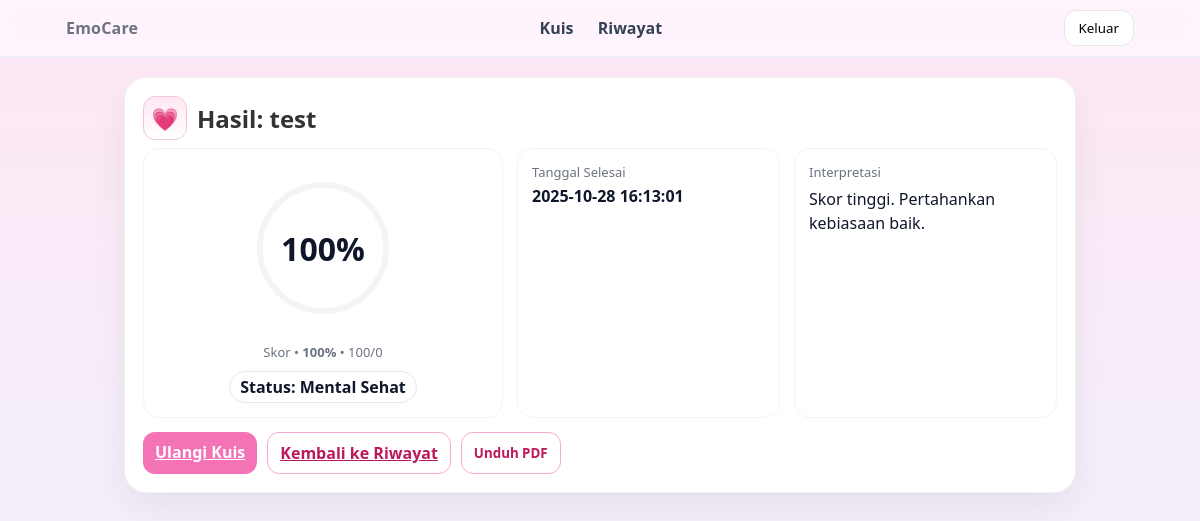
Page /quiz_result.php?cat=self_tes (signed in) on the committed database.
### tables this page shows
CREATE TABLE `quiz_attempts` (
  `id` int(11) NOT NULL,
  `pengguna_id` int(11) NOT NULL,
  `category` varchar(64) NOT NULL,
  `score` decimal(5,2) NOT NULL,
  `label` varchar(64) NOT NULL,
  `notes` text DEFAULT NULL,
  `created_at` timestamp NOT NULL DEFAULT current_timestamp()
);

### quiz_result.php (the view, shortened to what this page needs)
<?php
require_once __DIR__ . '/backend/config.php';
$uid = isset($_SESSION['user']['pengguna_id']) ? (int) $_SESSION['user']['pengguna_id'] : 0;
$id = isset($_GET['id']) ? (int) $_GET['id'] : 0;
$cat = isset($_GET['cat']) ? trim($_GET['cat']) : '';
function col_exists($db, $table, $col)
{
  $t = $db->real_escape_string($table);
  $c = $db->real_escape_string($col);
  $res = $db->query("SHOW COLUMNS FROM `{$t}` LIKE '{$c}'");
  $ok = ($res->num_rows > 0);
  return $ok;
}
function pick_col($db, $table, $cands)
{
  foreach ($cands as $c) {
    if (col_exists($db, $table, $c))
      return $c;
  }
  return null;
}
$colCat = pick_col($mysqli, 'quiz_attempts', array('category', 'quiz_slug', 'quiz', 'cat'));
$colPct = pick_col($mysqli, 'quiz_attempts', array('percent', 'score_pct', 'pct', 'percentage'));
$colRaw = pick_col($mysqli, 'quiz_attempts', array('correct_count', 'correct', 'score_raw', 'score', 'raw_score', 'benar'));
$colTot = pick_col($mysqli, 'quiz_attempts', array('total_count', 'total', 'total_questions', 'question_count', 'max_score', 'jumlah_soal'));
$colLabel = pick_col($mysqli, 'quiz_attempts', array('label', 'status', 'level', 'grade'));
$colFin = pick_col($mysqli, 'quiz_attempts', array('finished_at', 'completed_at', 'submitted_at', 'created_at', 'updated_at', 'end_time', 'ended_at', 'date'));
$colIntr = pick_col($mysqli, 'quiz_attempts', array('interpretation', 'note', 'remark', 'insight', 'description', 'hasil_text'));
$SEL_CAT = $colCat ? "qa.`{$colCat}` AS category" : "NULL AS category";
$SEL_PCT = $colPct ? "qa.`{$colPct}` AS score_pct" : "NULL AS score_pct";
$SEL_RAW = $colRaw ? "qa.`{$colRaw}` AS score_raw" : "NULL AS score_raw";
$SEL_TOT = $colTot ? "qa.`{$colTot}` AS total_count" : "NULL AS total_count";
$SEL_LBL = $colLabel ? "qa.`{$colLabel}` AS status_label" : "NULL AS status_label";
$SEL_FIN = $colFin ? "qa.`{$colFin}` AS finished_at" : "NULL AS finished_at";
$SEL_INT = $colIntr ? "qa.`{$colIntr}` AS interpretation" : "NULL AS interpretation";
if ($id > 0) {
  $sql = "
    SELECT qa.id, qa.pengguna_id,
           {$SEL_CAT}, {$SEL_PCT}, {$SEL_RAW}, {$SEL_TOT}, {$SEL_LBL}, {$SEL_FIN}, {$SEL_INT},
           COALESCE(l.name, " . ($colCat ? "qa.`{$colCat}`" : "NULL") . ") AS quiz_name,
           COALESCE(l.icon,'✨') AS icon
    FROM quiz_attempts qa
    LEFT JOIN quiz_list l ON " . ($colCat ? "l.slug = qa.`{$colCat}`" : "1=0") . "
    WHERE qa.id=? AND qa.pengguna_id=?
    LIMIT 1";
  $st = $mysqli->prepare($sql);
  $st->bind_param('ii', $id, $uid);
} elseif ($cat !== '') {
  if ($colCat) {
    $sql = "
      SELECT qa.id, qa.pengguna_id,
             {$SEL_CAT}, {$SEL_PCT}, {$SEL_RAW}, {$SEL_TOT}, {$SEL_LBL}, {$SEL_FIN}, {$SEL_INT},
             COALESCE(l.name, qa.`{$colCat}`) AS quiz_name,
             COALESCE(l.icon,'✨') AS icon
      FROM quiz_attempts qa
      LEFT JOIN quiz_list l ON l.slug = qa.`{$colCat}`
      WHERE qa.`{$colCat}`=? AND qa.pengguna_id=?
      ORDER BY " . ($colFin ? "qa.`{$colFin}` DESC, " : "") . "qa.id DESC
      LIMIT 1";
    $st = $mysqli->prepare($sql);
    $st->bind_param('si', $cat, $uid);
  }
} else {
  header('Location: quiz_history.php');
  exit;
}
$st->execute();
$res = $st->get_result();
$data = $res ? $res->fetch_assoc() : null;
$correct = isset($data['score_raw']) && $data['score_raw'] !== null ? (float) $data['score_raw'] : null;
$total = isset($data['total_count']) && $data['total_count'] !== null ? (float) $data['total_count'] : null;
$percent = isset($data['score_pct']) && $data['score_pct'] !== null ? (float) $data['score_pct'] : null;
$hasCorrect = ($correct !== null);
$hasTotal = ($total !== null && $total > 0);
$hasPctCol = ($percent !== null);
if (!$hasPctCol) {
  if ($hasTotal && $hasCorrect) {
    $percent = round(($correct / $total) * 100);
  } else if ($hasCorrect && !$hasTotal && $correct >= 0 && $correct <= 100) {
    $percent = (float) $correct;
  } else {
    $percent = 0;
  }
}
if ($total === null)
  $total = 0;
$quizName = isset($data['quiz_name']) && $data['quiz_name'] !== '' ? $data['quiz_name']
  : (isset($data['category']) ? $data['category'] : 'Kuis');
$quizSlug = isset($data['category']) ? $data['category'] : '';
$icon = isset($data['icon']) && $data['icon'] !== '' ? $data['icon'] : '✨';
$finishedAt = !empty($data['finished_at']) ? date('Y-m-d H:i:s', strtotime($data['finished_at'])) : '-';
$interp = isset($data['interpretation']) ? trim($data['interpretation']) : '';
$statusLabel = isset($data['status_label']) ? trim($data['status_label']) : '';
if ($interp === '') {
  if ($percent >= 70)
    $interp = 'Skor tinggi. Pertahankan kebiasaan baik.';
  elseif ($percent >= 40)
    $interp = 'Skor sedang. Jaga rutinitas sehat & evaluasi pemicu.';
  else
    $interp = 'Coba luangkan waktu untuk self-care: tidur cukup, kurangi screen time, dan journaling.';
}
$pct = (int) round($percent);
$pair = ((int) $correct) . '/' . ((int) $total);
?>
<!doctype html>
<html lang="id">
<head>
  <link rel="stylesheet" href="css/styles.css" />
  <link rel="stylesheet" href="css/dashboard.css" />
</head>
<body class="ec-body">
  <header class="ec-nav">
    <div class="ec-nav-inner">
      <div class="ec-brand"><span class="ec-brand-name" style="font-weight:600;color:#6b7280">EmoCare</span></div>
      <nav class="ec-nav-links">
        <a href="home.php#quiz-cards">Kuis</a>
        <a href="quiz_history.php">Riwayat</a>
      </nav>
      <form action="backend/auth_logout.php" method="post" style="margin:0"><button
          class="ec-btn-outline no-print">Keluar</button></form>
    </div>
  </header>
  <main class="wrap" id="printArea">
    <section class="card">
      <div class="title">
        <div class="ico"><?= htmlspecialchars($icon) ?></div>
        <h2>Hasil: <?= htmlspecialchars($quizName) ?></h2>
      </div>
      <div class="grid">
        <div class="box" style="display:grid;place-items:center;gap:10px">
          <div class="ring">
            <div class="in">
              <div class="perc"><?= (int) $pct ?>%</div>
            </div>
          </div>
          <div class="k">
            Skor • <strong><?= (int) $pct ?>%</strong>
            <?php if ($pair !== '—'): ?> • <?= htmlspecialchars($pair) ?><?php endif; ?>
          </div>
          <div class="pill">Status: <?= htmlspecialchars($statusLabel) ?></div>
        </div>
        <div class="box">
          <div class="k">Tanggal Selesai</div>
          <div style="font-weight:900;margin-top:4px"><?= htmlspecialchars($finishedAt) ?></div>
        </div>
        <div class="box">
          <div class="k">Interpretasi</div>
          <div style="margin-top:6px;line-height:1.5"><?= nl2br(htmlspecialchars($interp)) ?></div>
        </div>
      </div>
      <div class="foot no-print">
        <a class="btn" href="play_quiz.php?cat=<?= urlencode($quizSlug) ?>">Ulangi Kuis</a>
        <a class="btn ghost" href="quiz_history.php">Kembali ke Riwayat</a>
        <button class="btn ghost" onclick="window.print()">Unduh PDF</button>
      </div>
    </section>
  </main>
</body>
</html>

### css/styles.css (style rules this page uses)
:root { --font-sans: "Roboto", system-ui, -apple-system, Segoe UI, Roboto, Helvetica, Arial, "Apple Color Emoji", "Segoe UI Emoji"; }
html, body { font-family: var(--font-sans); -webkit-font-smoothing: antialiased; -moz-osx-font-smoothing: grayscale; text-rendering: optimizeLegibility; }
button, input, textarea, select { font-family: inherit; }
html { scroll-behavior: smooth; }
:root { --ring: #ec4899 }
.card { background: white; border-radius: 1rem; padding: 1.25rem; box-shadow: 0 10px 20px rgba(0, 0, 0, .06) }

### css/dashboard.css (style rules this page uses)
:root { --ec-bg: linear-gradient(180deg, #fde7f3 0%, #eef2ff 100%); --ec-card-bg: #fff; --ec-text: #0f172a; --ec-muted: #64748b; --ec-primary: #7c3aed; --ec-primary-2: #ec4899; --ec-success: #22c55e; --ec-warning: #f59e0b; --ec-danger: #ef4444; --ec-radius: 18px; --ec-shadow: 0 12px 30px rgba(2, 6, 23, .06); }
* { box-sizing: border-box }
.ec-body { margin: 0; color: var(--ec-text); background: var(--ec-bg); min-height: 100vh; }
.ec-nav { position: sticky; top: 0; z-index: 20; backdrop-filter: saturate(180%) blur(6px); background: rgba(255, 255, 255, .6); border-bottom: 1px solid #eef2ff; }
.ec-nav-inner { max-width: 1100px; margin: 0 auto; padding: 10px 16px; display: flex; align-items: center; justify-content: space-between; }
.ec-brand { display: flex; align-items: center; gap: 8px; font-weight: 800; }
.ec-brand-name { letter-spacing: .2px; }
.ec-nav-links a { color: #334155; text-decoration: none; margin: 0 10px; font-weight: 600; }
.ec-btn-outline { border: 1px solid #e5e7eb; background: #fff; border-radius: 12px; padding: 8px 14px; cursor: pointer }
.ec-body { font-family: 'Poppins', ui-sans-serif, system-ui, -apple-system, 'Segoe UI', Roboto, Helvetica, Arial, 'Apple Color Emoji', 'Segoe UI Emoji'; }
h2 { color: #333; margin-bottom: 10px; }

### rows in the picture
quiz_attempts: score "100", score "100/0", label "Mental Sehat", created_at "2025-10-28 16:13:01", score "Skor tinggi. Pertahankan kebiasaan baik."

### other values in the picture
$icon "💗"
$quizName "test"
